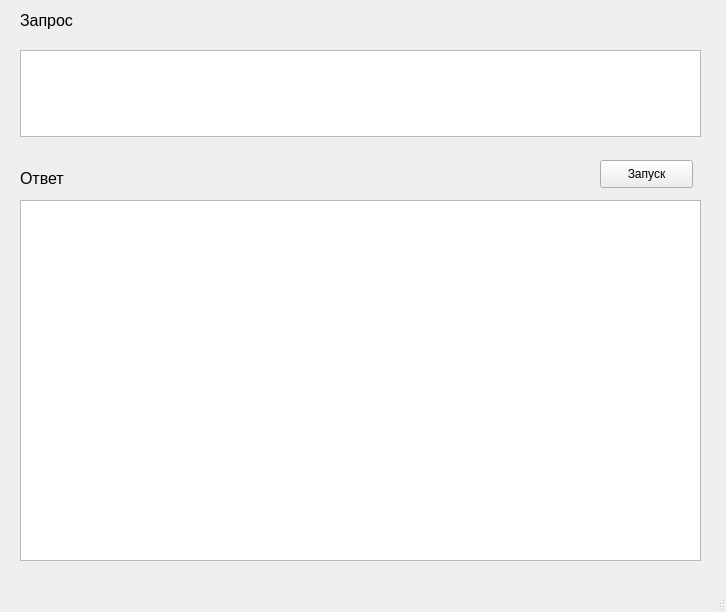
<?xml version="1.0" encoding="UTF-8"?>
<ui version="4.0">
 <class>MainWindow</class>
 <widget class="QMainWindow" name="MainWindow">
  <property name="geometry">
   <rect>
    <x>0</x>
    <y>0</y>
    <width>726</width>
    <height>612</height>
   </rect>
  </property>
  <property name="windowTitle">
   <string>MainWindow</string>
  </property>
  <widget class="QWidget" name="centralwidget">
   <widget class="QTableWidget" name="tableWidget">
    <property name="geometry">
     <rect>
      <x>20</x>
      <y>200</y>
      <width>681</width>
      <height>361</height>
     </rect>
    </property>
   </widget>
   <widget class="QLabel" name="label">
    <property name="geometry">
     <rect>
      <x>20</x>
      <y>10</y>
      <width>71</width>
      <height>21</height>
     </rect>
    </property>
    <property name="font">
     <font>
      <pointsize>12</pointsize>
     </font>
    </property>
    <property name="text">
     <string>Запрос</string>
    </property>
   </widget>
   <widget class="QLabel" name="label_2">
    <property name="geometry">
     <rect>
      <x>20</x>
      <y>170</y>
      <width>55</width>
      <height>16</height>
     </rect>
    </property>
    <property name="font">
     <font>
      <pointsize>12</pointsize>
     </font>
    </property>
    <property name="text">
     <string>Ответ</string>
    </property>
   </widget>
   <widget class="QTextEdit" name="textEdit">
    <property name="geometry">
     <rect>
      <x>20</x>
      <y>50</y>
      <width>681</width>
      <height>87</height>
     </rect>
    </property>
   </widget>
   <widget class="QPushButton" name="pushButton">
    <property name="geometry">
     <rect>
      <x>600</x>
      <y>160</y>
      <width>93</width>
      <height>28</height>
     </rect>
    </property>
    <property name="text">
     <string>Запуск</string>
    </property>
   </widget>
  </widget>
  <widget class="QMenuBar" name="menubar">
   <property name="geometry">
    <rect>
     <x>0</x>
     <y>0</y>
     <width>726</width>
     <height>26</height>
    </rect>
   </property>
  </widget>
  <widget class="QStatusBar" name="statusbar"/>
 </widget>
 <resources/>
 <connections/>
</ui>
